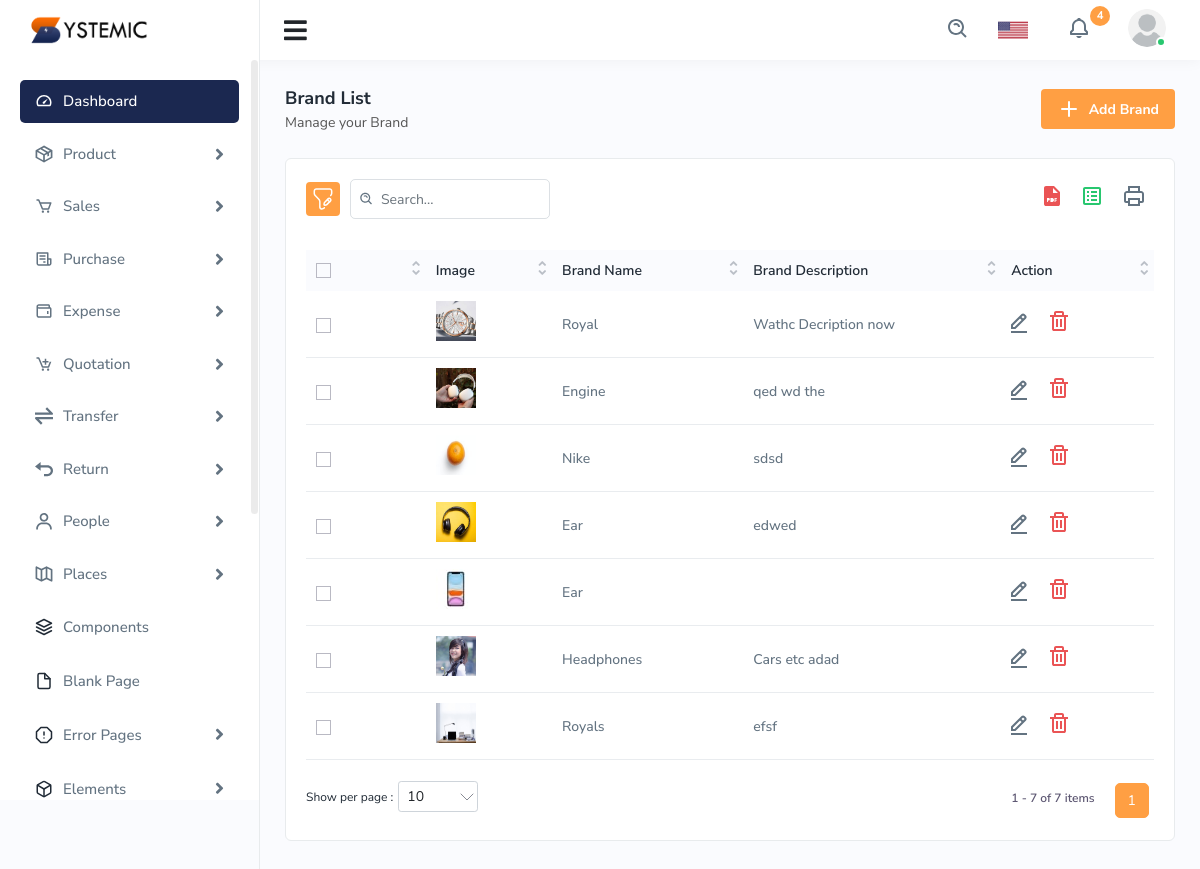
The app's page /brandlist/ with its own data.
### posapp/models.py (models this page shows, shortened)
class Brand(models.Model):
    user = models.ForeignKey(User, on_delete=models.CASCADE,verbose_name='User')
    name = models.CharField(max_length=50)
    description = models.TextField(null=True, blank=True)
    brand_image = models.ImageField(upload_to='brand_images/', null=True, blank=True)

### posapp/views.py (the view)
# urls.py: path('brandlist/', views.brandlist_view, name='brandlist'),
def brandlist_view(request):
    brands = Brand.objects.all()
    return render(request, 'posapp/brandlist.html', {'brands': brands})

### posapp/templates/posapp/brandlist.html (shortened to what this page needs)
{% extends "posapp/dablock.html" %}
{% load static %}
{% block content %}
<div class="page-wrapper">
    <div class="content">
        <div class="page-header">
            <div class="page-title">
                <h4>Brand List</h4>
                <h6>Manage your Brand</h6>
            </div>
            <div class="page-btn">
                <a href="{% url 'addbrand' %}" class="btn btn-added">
                    <img src="{% static 'assets/img/icons/plus.svg' %}" class="me-2" alt="img">Add Brand
                </a>
            </div>
        </div>
        <div class="card">
            <div class="card-body">
                <div class="table-top">
                    <div class="search-set">
                        <div class="search-path">
                            <a class="btn btn-filter" id="filter_search">
                                <img src="{% static 'assets/img/icons/filter.svg' %}" alt="img">
                            </a>
                        </div>
                        <div class="search-input">
                            <a class="btn btn-searchset">
                                <img src="{% static 'assets/img/icons/search-white.svg' %}" alt="img">
                            </a>
                        </div>
                    </div>
                    <div class="wordset">
                        <ul>
                            <li>
                                <a data-bs-toggle="tooltip" data-bs-placement="top" title="pdf">
                                    <img src="{% static 'assets/img/icons/pdf.svg' %}" alt="img">
                                </a>
                            </li>
                            <li>
                                <a data-bs-toggle="tooltip" data-bs-placement="top" title="excel">
                                    <img src="{% static 'assets/img/icons/excel.svg' %}" alt="img">
                                </a>
                            </li>
                            <li>
                                <a data-bs-toggle="tooltip" data-bs-placement="top" title="print">
                                    <img src="{% static 'assets/img/icons/printer.svg' %}" alt="img">
                                </a>
                            </li>
                        </ul>
                    </div>
                </div>
                <div class="table-responsive">
                    <table class="table datanew">
                        <thead>
                            <tr>
                                <th>
                                    <label class="checkboxs">
                                        <span class="checkmarks"></span>
                                    </label>
                                </th>
                                <th>Image</th>
                                <th>Brand Name</th>
                                <th>Brand Description</th>
                                <th>Action</th>
                            </tr>
                        </thead>
                        <tbody>
                            {% for brand in brands %}
                                <tr>
                                    <td>
                                        <label class="checkboxs">
                                            <span class="checkmarks"></span>
                                        </label>
                                    </td>
                                    <td>
                                        <a class="product-img">
                                           {% if brand.brand_image %}
                                           <img src="{{ brand.brand_image.url }}" alt="product">
                                           {% else %}
                                           <img src="" alt="No image">
                                           {% endif %}
                                        </a>
                                    </td>
                                    <td>{{ brand.name }}</td>
                                    <td>{{ brand.description }}</td>
                                    <td>
                                        <a class="me-3" href="{% url 'editbrand' brand.id %}">
                                            <img src="{% static 'assets/img/icons/edit.svg' %}" alt="img">
                                        </a>
                                        <a class="me-3 confirm-text" href="javascript:void(0);">
                                            <img src="{% static 'assets/img/icons/delete.svg' %}" alt="img">
                                        </a>
                                    </td>
                                </tr>
                            {% endfor %}
                        </tbody>
                    </table>
                </div>
            </div>
        </div>
    </div>
</div>
{% endblock content %}

### posapp/templates/posapp/dablock.html (shortened to what this page needs)
<!DOCTYPE html>
<html lang="en">
  {% load static %}
<head>
    <link rel="stylesheet" href="{% static 'assets/css/bootstrap.min.css' %}">
    <link rel="stylesheet" href="{% static 'assets/css/animate.css' %}">
    <link rel="stylesheet" href="{% static 'assets/css/dataTables.bootstrap4.min.css' %}">
    <link rel="stylesheet" href="{% static 'assets/plugins/fontawesome/css/fontawesome.min.css' %}">
    <link rel="stylesheet" href="{% static 'assets/plugins/fontawesome/css/all.min.css' %}">
    <link rel="stylesheet" href="{% static 'assets/css/style.css' %}">
</head>
<body>
<div class="main-wrapper">
<div class="header">
<div class="header-left active">
  <a href="{% url 'dashboard' %}" class="logo"><img src="{% static 'assets/img/logo.png' %}" alt=""></a>
</div>
<button class="btn btn-sm align-items-center h-100" id="toggle_btn" >
<i class="fa fa-bars"></i>
</button>
<ul class="nav user-menu">
<li class="nav-item">
<div class="top-nav-search">
<form action="#">
<a class="btn" id="searchdiv"><img src="{% static 'assets/img/icons/search.svg' %}" alt="img"></a>
</form>
</div>
</li>
<li class="nav-item dropdown has-arrow flag-nav">
  <a class="nav-link dropdown-toggle" data-bs-toggle="dropdown" href="javascript:void(0);" role="button">
    <img src="{% static 'assets/img/flags/us1.png' %}" alt="" height="20">
  </a>
</li>
<li class="nav-item dropdown">
  <a href="javascript:void(0);" class="dropdown-toggle nav-link" data-bs-toggle="dropdown">
    <img src="{% static 'assets/img/icons/notification-bing.svg' %}" alt="img"> <span class="badge rounded-pill">4</span>
  </a>
</li>
<li class="nav-item dropdown has-arrow main-drop">
  <a href="javascript:void(0);" class="dropdown-toggle nav-link userset" data-bs-toggle="dropdown">
    <span class="user-img"><img src="{% static 'assets/img/profiles/avator1.jpg' %}" alt="">
      <span class="status online"></span>
    </span>
  </a>
</li>
</ul>
</div>
<div class="sidebar" id="sidebar">
  <div class="sidebar-inner slimscroll">
    <div id="sidebar-menu" class="sidebar-menu">
      <ul>
        <li class="active">
          <a href="{% url 'dashboard' %}">
            <img src="{% static 'assets/img/icons/dashboard.svg' %}" alt="img">
            <span> Dashboard</span>
          </a>
        </li>
        <li class="submenu">
          <a href="javascript:void(0);">
            <img src="{% static 'assets/img/icons/product.svg' %}" alt="img">
            <span> Product</span>
            <span class="menu-arrow"></span>
          </a>
        </li>
        <li class="submenu">
          <a href="javascript:void(0);">
            <img src="{% static 'assets/img/icons/sales1.svg' %}" alt="img">
            <span> Sales</span>
            <span class="menu-arrow"></span>
          </a>
        </li>
        <li class="submenu">
          <a href="javascript:void(0);">
            <img src="{% static 'assets/img/icons/purchase1.svg' %}" alt="img">
            <span> Purchase</span>
            <span class="menu-arrow"></span>
          </a>
        </li>
        <li class="submenu">
          <a href="javascript:void(0);">
            <img src="{% static 'assets/img/icons/expense1.svg' %}" alt="img">
            <span> Expense</span>
            <span class="menu-arrow"></span>
          </a>
        </li>
        <li class="submenu">
          <a href="javascript:void(0);">
            <img src="{% static 'assets/img/icons/quotation1.svg' %}" alt="img">
            <span> Quotation</span>
            <span class="menu-arrow"></span>
          </a>
        </li>
        <li class="submenu">
          <a href="javascript:void(0);">
            <img src="{% static 'assets/img/icons/transfer1.svg' %}" alt="img">
            <span> Transfer</span>
            <span class="menu-arrow"></span>
          </a>
        </li>
        <li class="submenu">
          <a href="javascript:void(0);">
            <img src="{% static 'assets/img/icons/return1.svg' %}" alt="img">
            <span> Return</span>
            <span class="menu-arrow"></span>
          </a>
        </li>
        <li class="submenu">
          <a href="javascript:void(0);">
            <img src="{% static 'assets/img/icons/users1.svg' %}" alt="img">
            <span> People</span>
            <span class="menu-arrow"></span>
          </a>
        </li>
        <li class="submenu">
          <a href="javascript:void(0);">
            <img src="{% static 'assets/img/icons/places.svg' %}" alt="img">
            <span> Places</span>
            <span class="menu-arrow"></span>
          </a>
        </li>
        <li>
          <a href="{% url 'components' %}">
            <i data-feather="layers"></i>
            <span> Components</span>
          </a>
        </li>
        <li>
          <a href="{% url 'blankpage' %}">
            <i data-feather="file"></i>
            <span> Blank Page</span>
          </a>
        </li>
        <li class="submenu">
          <a href="javascript:void(0);">
            <i data-feather="alert-octagon"></i>
            <span> Error Pages</span>
            <span class="menu-arrow"></span>
          </a>
        </li>
        <li class="submenu">
          <a href="javascript:void(0);">
            <i data-feather="box"></i>
            <span> Elements</span>
            <span class="menu-arrow"></span>
          </a>
        </li>
      </ul>
</div>
</div>
</div>
        {% block content %}
        {% endblock %}
    </div>
    </body>
    </html>

### records on screen
Brand: brand_image (picture), name "Royal", description "Wathc Decription now"
Brand: brand_image (picture), name "Engine", description "qed wd the"
Brand: brand_image (picture), name "Nike", description "sdsd"
Brand: brand_image (picture), name "Ear", description "edwed"
Brand: brand_image (picture), name "Ear"
Brand: brand_image (picture), name "Headphones", description "Cars etc adad"
Brand: brand_image (picture), name "Royals", description "efsf"
